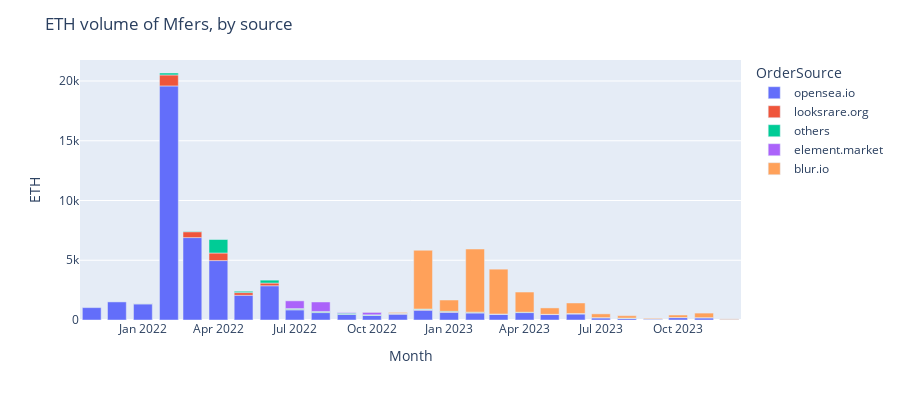

The cell this chart's notebook holds for it:
### Code cell
fig = px.bar(hischart, x='month', y='price.amount.decimal',
             color='OrderSource', height=400)
fig.update_layout(title='ETH volume of Mfers, by source',
                   xaxis_title='Month',
                   yaxis_title='ETH')
fig.show(fig.show(renderer="svg"))

### Figure 1 — Plotly figure (JSON) as saved in the notebook; plotly's stock layout.template omitted (floating-point values rounded to 4 significant figures)
{"data": [{"alignmentgroup": "True", "hovertemplate": "OrderSource=opensea.io<br>month=%{x}<br>price.amount.decimal=%{y}<extra></extra>", "legendgroup": "opensea.io", "marker": {"color": "#636efa", "pattern": {"shape": ""}}, "name": "opensea.io", "offsetgroup": "opensea.io", "orientation": "v", "showlegend": true, "textposition": "auto", "type": "bar", "x": ["2021-11", "2021-12", "2022-01", "2022-02", "2022-03", "2022-04", "2022-05", "2022-06", "2022-07", "2022-08", "2022-09", "2022-10", "2022-11", "2022-12", "2023-01", "2023-02", "2023-03", "2023-04", "2023-05", "2023-06", "2023-07", "2023-08", "2023-09", "2023-10", "2023-11", "2023-12"], "xaxis": "x", "y": [1037.0, 1514.0, 1345.0, 19590.0, 6897.0, 4972.0, 2069.0, 2866.0, 850.4, 621.2, 470.1, 380.1, 494.1, 826.2, 654.2, 589.9, 492.8, 620.8, 456.3, 515.4, 190.3, 140.6, 78.48, 203.2, 194.1, 42.14], "yaxis": "y"}, {"alignmentgroup": "True", "hovertemplate": "OrderSource=looksrare.org<br>month=%{x}<br>price.amount.decimal=%{y}<extra></extra>", "legendgroup": "looksrare.org", "marker": {"color": "#EF553B", "pattern": {"shape": ""}}, "name": "looksrare.org", "offsetgroup": "looksrare.org", "orientation": "v", "showlegend": true, "textposition": "auto", "type": "bar", "x": ["2022-01", "2022-02", "2022-03", "2022-04", "2022-05", "2022-06", "2022-07", "2022-08", "2022-09", "2022-10", "2022-11", "2022-12", "2023-01", "2023-02", "2023-03", "2023-06", "2023-07", "2023-08", "2023-10", "2023-11"], "xaxis": "x", "y": [33.96, 920.0, 490.7, 633.8, 224.4, 226.6, 38.22, 25.52, 12.77, 13.2, 20.52, 32.9, 21.48, 30.11, 5.35, 6.571, 6.772, 0.4445, 0.53, 1.5], "yaxis": "y"}, {"alignmentgroup": "True", "hovertemplate": "OrderSource=others<br>month=%{x}<br>price.amount.decimal=%{y}<extra></extra>", "legendgroup": "others", "marker": {"color": "#00cc96", "pattern": {"shape": ""}}, "name": "others", "offsetgroup": "others", "orientation": "v", "showlegend": true, "textposition": "auto", "type": "bar", "x": ["2022-01", "2022-02", "2022-03", "2022-04", "2022-05", "2022-06", "2022-07", "2022-08", "2022-09", "2022-10", "2022-11", "2022-12", "2023-01", "2023-02", "2023-03", "2023-04", "2023-05", "2023-06", "2023-07", "2023-08", "2023-09", "2023-10", "2023-11"], "xaxis": "x", "y": [11.45, 162.6, 38.49, 1130.0, 110.9, 242.4, 67.17, 69.59, 84.7, 41.6, 46.65, 56.82, 51.18, 37.46, 4.04, 31.82, 17.1, 15.89, 2.575, 18.7, 2.228, 4.966, 1.397], "yaxis": "y"}, {"alignmentgroup": "True", "hovertemplate": "OrderSource=element.market<br>month=%{x}<br>price.amount.decimal=%{y}<extra></extra>", "legendgroup": "element.market", "marker": {"color": "#ab63fa", "pattern": {"shape": ""}}, "name": "element.market", "offsetgroup": "element.market", "orientation": "v", "showlegend": true, "textposition": "auto", "type": "bar", "x": ["2022-07", "2022-08", "2022-09", "2022-10", "2022-11", "2022-12", "2023-05", "2023-06"], "xaxis": "x", "y": [647.3, 791.3, 59.62, 224.4, 0.8, 2.51, 3.497, 5.117], "yaxis": "y"}, {"alignmentgroup": "True", "hovertemplate": "OrderSource=blur.io<br>month=%{x}<br>price.amount.decimal=%{y}<extra></extra>", "legendgroup": "blur.io", "marker": {"color": "#FFA15A", "pattern": {"shape": ""}}, "name": "blur.io", "offsetgroup": "blur.io", "orientation": "v", "showlegend": true, "textposition": "auto", "type": "bar", "x": ["2022-10", "2022-11", "2022-12", "2023-01", "2023-02", "2023-03", "2023-04", "2023-05", "2023-06", "2023-07", "2023-08", "2023-09", "2023-10", "2023-11", "2023-12"], "xaxis": "x", "y": [12.88, 74.98, 4920.0, 945.5, 5282.0, 3752.0, 1688.0, 534.9, 881.2, 313.4, 201.1, 60.78, 208.1, 381.1, 50.03], "yaxis": "y"}], "layout": {"barmode": "relative", "height": 400, "legend": {"title": {"text": "OrderSource"}, "tracegroupgap": 0}, "margin": {"t": 60}, "title": {"text": "ETH volume of Mfers, by source"}, "xaxis": {"anchor": "y", "domain": [0, 1], "title": {"text": "Month"}}, "yaxis": {"anchor": "x", "domain": [0, 1], "title": {"text": "ETH"}}}}
